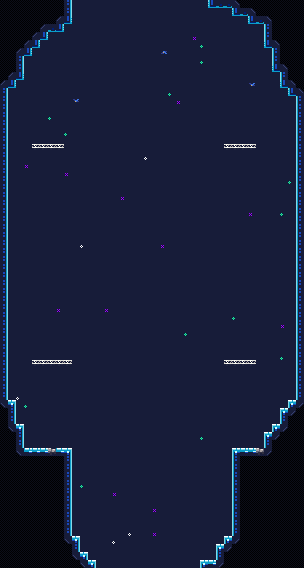

This is a level from a 2D game, rendered from its Tiled map with the project's own tilesets. A one-line summary and the map file follow, with tile-layer data summarised:
An orthogonal 38x71 tile map with 8x8 px tiles, 5 tile layers (Sky, IntGrid_layer_values, IntGrid_layer, IntGrid_values, ...), 3 tilesets.

<map version="1.4" tiledversion="1.4.2" orientation="orthogonal" renderorder="right-down" compressionlevel="0" width="38" height="71" tilewidth="8" tileheight="8" infinite="0" backgroundcolor="#171C39" nextlayerid="6" nextobjectid="1"><tileset firstgid="1" name="Cavernas_by_Adam_Saltsman3" tilewidth="8" tileheight="8" tilecount="384" columns="12" objectalignment="topleft" margin="0" spacing="0"><image source="../../atlas/Cavernas_by_Adam_Saltsman.png" width="96" height="256" /></tileset><tileset firstgid="385" name="IntGrid" tilewidth="8" tileheight="8" tilecount="1" columns="1" objectalignment="topleft"><image source="IntGrid.intgrid.png" width="8" height="8" /></tileset><tileset firstgid="386" name="IntGrid_layer" tilewidth="8" tileheight="8" tilecount="4" columns="4" objectalignment="topleft"><image source="IntGrid_layer.intgrid.png" width="32" height="8" /></tileset><layer id="1" name="Sky" width="38" height="71" opacity="1"><data>[2698 cells, 31 non-empty, 3 distinct tile ids]</data></layer><layer id="2" name="IntGrid_layer_values" width="38" height="71" opacity="1"><data>[2698 cells, 541 non-empty, 1 distinct tile ids]</data></layer><layer id="3" name="IntGrid_layer" width="38" height="71" opacity="1"><data>[2698 cells, 541 non-empty, 9 distinct tile ids]</data></layer><layer id="4" name="IntGrid_values" width="38" height="71" opacity="1"><data>[2698 cells, 0 non-empty, 0 distinct tile ids]</data></layer><layer id="5" name="Tiles" width="38" height="71" opacity="1"><data>[2698 cells, 3 non-empty, 2 distinct tile ids]</data></layer></map>
